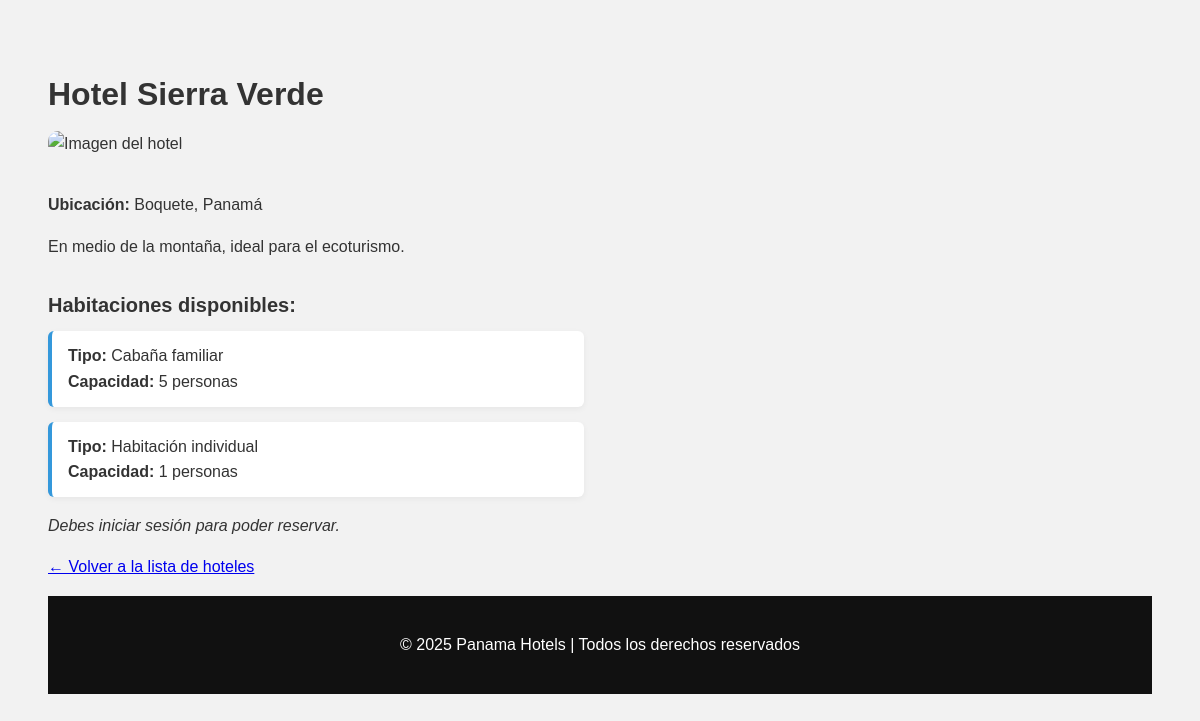
The app's page /public/ver_hotel.php?id=2 with its own data.
### tables this page shows
CREATE TABLE `hoteles` (
  `id` int(11) NOT NULL,
  `nombre` varchar(100) NOT NULL,
  `descripcion` text DEFAULT NULL,
  `direccion` varchar(255) DEFAULT NULL,
  `categoria_id` int(11) DEFAULT NULL,
  `imagen` varchar(255) DEFAULT NULL
);

CREATE TABLE `habitaciones` (
  `id` int(11) NOT NULL,
  `hotel_id` int(11) NOT NULL,
  `tipo` varchar(100) NOT NULL,
  `capacidad` int(11) NOT NULL
);

### public/ver_hotel.php (the view, shortened to what this page needs)
<?php
require_once '../control/ReservasController.php';
$db = new mod_db();
$conn = $db->getConexion();
$errores = [];
$usuario_id = $_SESSION['usuario_id'] ?? null;
if (isset($_GET['id'])) {
    $hotel_id = intval($_GET['id']);
    $stmtHotel = $conn->prepare("SELECT * FROM hoteles WHERE id = :id");
    $stmtHotel->execute([':id' => $hotel_id]);
    $hotel = $stmtHotel->fetch(PDO::FETCH_ASSOC);
    $stmtHabitaciones = $conn->prepare("SELECT * FROM habitaciones WHERE hotel_id = :hotel_id");
    $stmtHabitaciones->execute([':hotel_id' => $hotel_id]);
    $habitaciones = $stmtHabitaciones->fetchAll(PDO::FETCH_ASSOC);
}
?>
<!DOCTYPE html>
<html lang="es">
<head>
    <link rel="stylesheet" href="../css/estilosDetalleHotel.css">
    <?php if (!isset($hotel)): ?>
    <h2>Hoteles disponibles en Panamá</h2>
    <div class="hotel-grid">
        <?php
        $stmt = $conn->query("SELECT id, nombre, direccion FROM hoteles");
        while ($row = $stmt->fetch(PDO::FETCH_ASSOC)):
            $imagen = match($row['id']) {
                1 => "../img/paraiso_del_mar.jpg",
                2 => "../img/sierra verde.jpg",
                3 => "../img/ciudad_central.jpg",
                4 => "../img/colonial.jpeg",
                5 => "../img/cafe.jpg",
                7 => "../img/esencia.jpg",
                default => "../img/7palabras.jpg"
            };
        ?>
            <a class="hotel-card" href="ver_hotel.php?id=<?= intval($row['id']) ?>">
                <img src="<?= $imagen ?>" alt="Imagen del hotel" style="width:100%; height:200px; object-fit:cover; border-radius: 10px;">
                <h3><?= htmlspecialchars($row['nombre']) ?></h3>
                <p><?= htmlspecialchars($row['direccion']) ?></p>
            </a>
        <?php endwhile; ?>
    </div>
<?php else: ?>
    <h1><?= htmlspecialchars($hotel['nombre']) ?></h1>
<img src="<?= $imagenHotel ?>" alt="Imagen del hotel" style="max-width:600px; width:100%; border-radius: 10px; margin-bottom: 20px;">
    <p><strong>Ubicación:</strong> <?= htmlspecialchars($hotel['direccion']) ?></p>
    <p><?= htmlspecialchars($hotel['descripcion']) ?></p>
    <h3>Habitaciones disponibles:</h3>
    <?php if ($habitaciones): ?>
        <?php foreach ($habitaciones as $hab): ?>
            <div class="habitacion-card">
                <strong>Tipo:</strong> <?= htmlspecialchars($hab['tipo']) ?><br>
                <strong>Capacidad:</strong> <?= intval($hab['capacidad']) ?> personas
            </div>
        <?php endforeach; ?>
    <?php else: ?>
        <p>No hay habitaciones disponibles para este hotel.</p>
    <?php endif; ?>
    <?php if ($usuario_id): ?>
        <button id="btnMostrarReserva" onclick="mostrarFormularioReserva()">Reservar</button>
        <div id="formularioReserva" class="reserva-form" style="display:none;">
            <h3>Formulario de Reserva</h3>
            <?php if (!empty($errores)): ?>
                <ul style="color:red;">
                    <?php foreach ($errores as $error): ?>
                        <li><?= htmlspecialchars($error) ?></li>
                    <?php endforeach; ?>
                </ul>
            <?php endif; ?>
            <form method="POST" action="ver_hotel.php?id=<?= $hotel_id ?>">
                <label for="habitacion_id">Habitación:</label>
                <select name="habitacion_id" required>
                    <option value="">-- Seleccione una habitación --</option>
                    <?php foreach ($habitaciones as $hab): ?>
                        <option value="<?= $hab['id'] ?>">
                            <?= htmlspecialchars($hab['tipo']) ?> (Capacidad: <?= intval($hab['capacidad']) ?>)
                        </option>
                    <?php endforeach; ?>
                </select>
                <label for="fecha_entrada">Fecha de Entrada:</label>
                <input type="date" name="fecha_entrada" required>
                <label for="fecha_salida">Fecha de Salida:</label>
                <input type="date" name="fecha_salida" required>
                <label for="personas">Personas:</label>
                <input type="number" name="personas" min="1" value="1" required>
                <button type="submit">Confirmar Reserva</button>
            </form>
        </div>
    <?php else: ?>
        <p><em>Debes iniciar sesión para poder reservar.</em></p>
    <?php endif; ?>
    <p><a href="../index/index.php">← Volver a la lista de hoteles</a></p>
<?php endif; ?>
<?php include("../index/footer.php"); ?>
</body>
</html>

### css/estilosDetalleHotel.css (style rules this page uses)
h1 { font-size: 32px; margin-bottom: 10px; }
img { max-width: 600px; width: 100%; border-radius: 10px; margin-bottom: 20px; }
h3 { font-size: 20px; margin-top: 30px; margin-bottom: 10px; }
.habitacion-card { background-color: #fff; border-left: 4px solid #3498db; padding: 12px 16px; margin-bottom: 15px; border-radius: 6px; box-shadow: 0 2px 6px rgba(0,0,0,0.05); width: 100%; max-width: 500px; }

### records on screen
hoteles: nombre "Hotel Sierra Verde", direccion "Boquete, Panamá", descripcion "En medio de la montaña, ideal para el ecoturismo."
habitaciones: tipo "Cabaña familiar", capacidad "5"
habitaciones: tipo "Habitación individual", capacidad "1"
